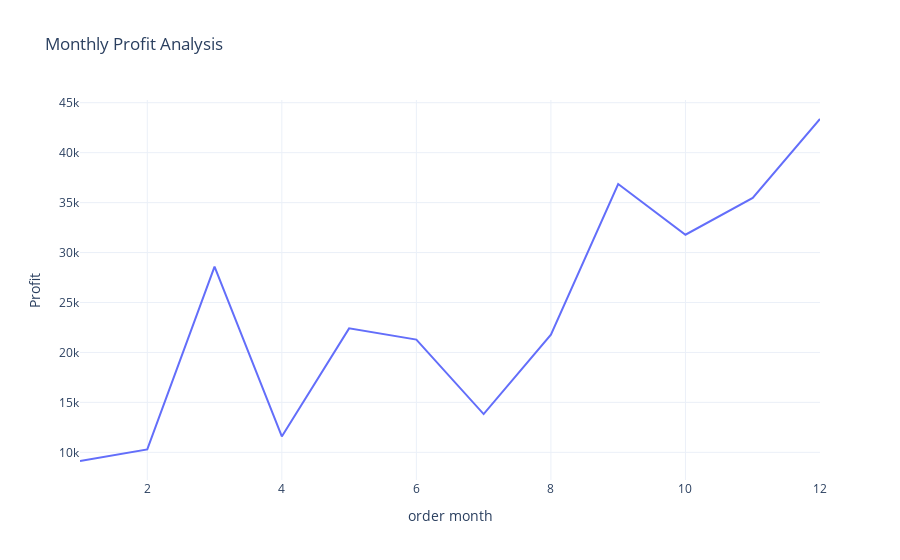

Notebook code for this chart:
### Code cell
fig

### Figure 1 — Plotly figure (JSON) as saved in the notebook; plotly's stock layout.template omitted (floating-point values rounded to 4 significant figures)
{"data": [{"hovertemplate": "order month=%{x}<br>Profit=%{y}<extra></extra>", "legendgroup": "", "line": {"color": "#636efa", "dash": "solid"}, "marker": {"symbol": "circle"}, "mode": "lines", "name": "", "orientation": "v", "showlegend": false, "type": "scatter", "x": [1, 2, 3, 4, 5, 6, 7, 8, 9, 10, 11, 12], "xaxis": "x", "y": [9134.0, 10290.0, 28590.0, 11590.0, 22410.0, 21290.0, 13830.0, 21780.0, 36860.0, 31780.0, 35470.0, 43370.0], "yaxis": "y"}], "layout": {"autosize": true, "legend": {"tracegroupgap": 0}, "title": {"text": "Monthly Profit Analysis"}, "xaxis": {"anchor": "y", "autorange": true, "domain": [0, 1], "range": [1, 12], "title": {"text": "order month"}, "type": "linear"}, "yaxis": {"anchor": "x", "autorange": true, "domain": [0, 1], "range": [7233.0, 45270.0], "title": {"text": "Profit"}, "type": "linear"}}}
